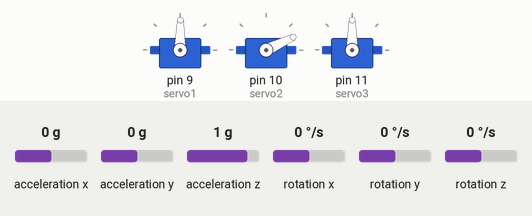
Simulated run of this sketch. Board: Arduino Uno, built with avr-gcc and run on an emulated ATmega328P. Shown: 3 × servo. The inputs (shaded band) are chosen by the test bench; at power-on: acceleration x 0 g, acceleration y 0 g, rotation z 0 °/s, acceleration z 1 g, rotation x 0 °/s, rotation y 0 °/s. What the sketch prints to the serial monitor is not drawn.

Above: at 1.2 s.
1.3 s: acceleration x set to -1.4 g
At 2.3 s:
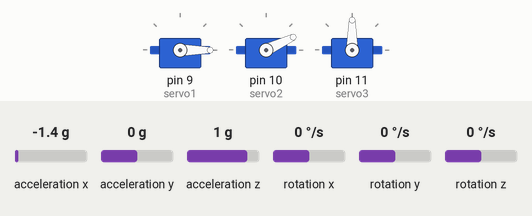
2.8 s: acceleration y set to -1.4 g
At 4.0 s:
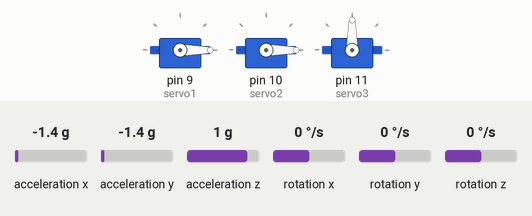
4.3 s: rotation z set to -192 °/s
At 5.5 s:
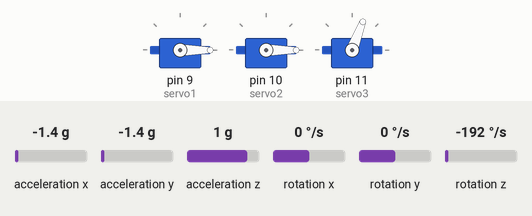
5.8 s: acceleration x set to -0.8 g
At 6.1 s:
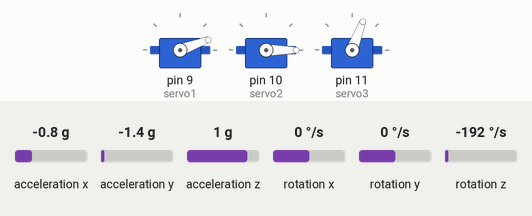
7.3 s: acceleration y set to 0 g
At 8.2 s:
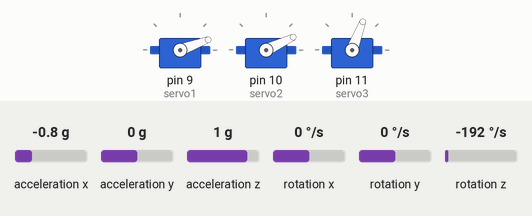
8.8 s: rotation z set to 0 °/s
At 9.9 s:
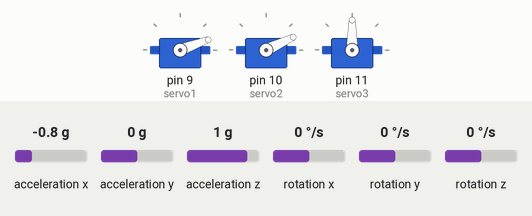
Timing chart, 0 to 11.3 s (numbered marks = the images above; inputs shaded):
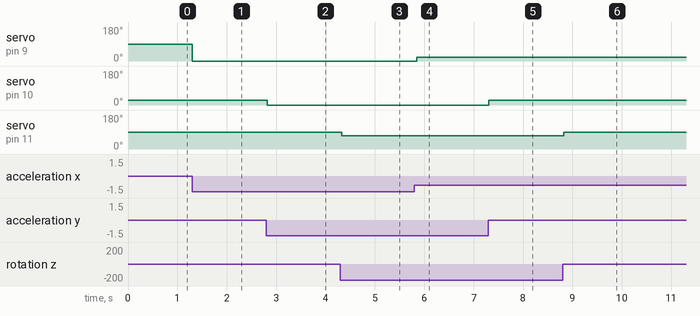

Measured:
- after the input at 1.3 s, servo on pin 9 (servo1): 89° → 0° at once
- after the input at 2.8 s, servo on pin 10 (servo2): 25° → 0° at once
- after the input at 4.3 s, servo on pin 11 (servo3): 90° → 69° at once
- after the input at 5.8 s, servo on pin 9 (servo1): 0° → 20° after 0.05 s
- after the input at 7.3 s, servo on pin 10 (servo2): 0° → 25° at once
- after the input at 8.8 s, servo on pin 11 (servo3): 69° → 90° at once

The sketch:

eezybotarm.ino
```cpp
#include "Wire.h"
#include "I2Cdev.h"
#include "MPU6050.h"
#include "Servo.h"

MPU6050 mpu;
int16_t ax, ay, az;
int16_t gx, gy, gz;
Servo servo1;
Servo servo2;
Servo servo3;

int val1;
int val2;
int val3;
int prevVal1;
int prevVal2;
int prevVal3;
void setup()
{
Wire.begin();
Serial.begin(38400);
Serial.println("MPU’yu baslat");
mpu.initialize();
Serial.println(mpu.testConnection() ? "Baglandi" : "Baglanti hatasi");
servo1.attach(9);
servo2.attach(10);
servo3.attach(11);
}
void loop()
{
mpu.getMotion6(&ax, &ay, &az, &gx, &gy, &gz);
val1 = map(ax, -17000, 17000, 0, 179);
if (val1 != prevVal1)
{
servo1.write(val1);
prevVal1 = val1;
}
val2 = map(ay, -17000, 17000, -150, 200);
if (val2 != prevVal2)
{
servo2.write(val2);
prevVal2 = val2;
}
val3 = map(gz, -75000, 75000, 30, 150);
if (val3 != prevVal3)
{
servo3.write(val3);
prevVal3 = val3;
}
delay(50);
 }
```
